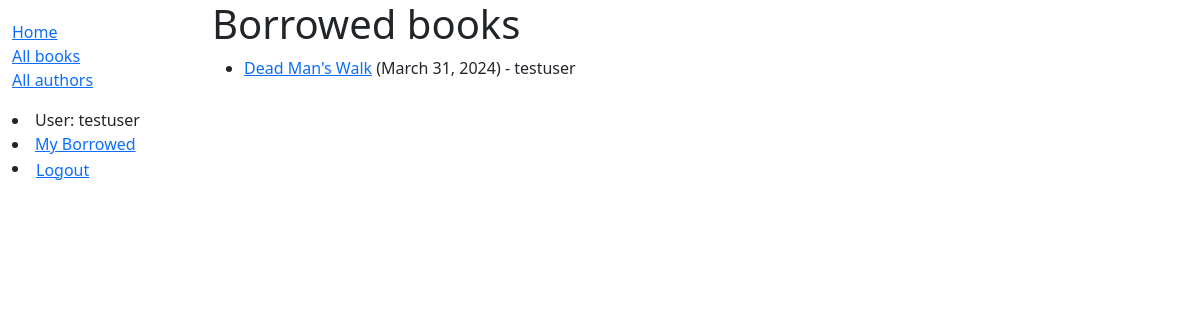
Screenshot of /catalog/allbooks/ (signed in) with the database file from the repository.
### catalog/models.py (models this page shows, shortened)
class BookInstance(models.Model):
    id = models.UUIDField(primary_key=True, default=uuid.uuid4,
                          help_text="Unique ID for this particular book across whole library")
    book = models.ForeignKey('Book', on_delete=models.RESTRICT, null=True)
    imprint = models.CharField(max_length=200)
    due_back = models.DateField(null=True, blank=True)
    borrower = models.ForeignKey(settings.AUTH_USER_MODEL, on_delete=models.SET_NULL, null=True, blank=True)
    LOAN_STATUS = (
        ('m', 'Maintenance'),
        ('o', 'On loan'),
        ('a', 'Available'),
        ('r', 'Reserved'),
    )
    status = models.CharField(
        max_length=1,
        choices=LOAN_STATUS,
        blank=True,
        default='m',
        help_text='Book availability',
    )
    class Meta:
        ordering = ['due_back']
        permissions = (("can_mark_returned", "Set book as returned"),)

class Book(models.Model):
    title = models.CharField(max_length=200)
    author = models.ForeignKey('Author', on_delete=models.RESTRICT, null=True)
    summary = models.TextField(
        max_length=1000, help_text="Enter a brief description of the book")
    isbn = models.CharField('ISBN', max_length=13,
                            unique=True,
                            help_text='13 Character <a href="https://www.isbn-international.org/content/what-isbn'
                                      '">ISBN number</a>')
    genre = models.ManyToManyField(
        Genre, help_text="Select a genre for this book")
    language = models.ForeignKey('Language', on_delete=models.RESTRICT, null=True)
    def display_genre(self):
        """Create a string for the Genre. This is required to display genre in Admin."""
        return ', '.join(genre.name for genre in self.genre.all()[:3])
    display_genre.short_description = 'Genre'

### catalog/views.py (the view)
# urls.py: path('allbooks/', views.LoanedBooksByAllUsersListView.as_view(), name='all-borrowed'),
class LoanedBooksByAllUsersListView(LoginRequiredMixin,generic.ListView):
    model = BookInstance
    template_name = 'catalog/bookinstance_list_borrowed_all_user.html'
    paginate_by = 10
    def get_queryset(self):
        return (
            BookInstance.objects.filter(status__exact='o')
            .filter(status__exact='o')
            .order_by('due_back')
        )

### catalog/templates/catalog/bookinstance_list_borrowed_all_user.html (shortened to what this page needs)
{% extends "base_generic.html" %}
{% block content %}
    <h1>Borrowed books</h1>
    {% if bookinstance_list %}
        <ul>
            {% for bookinst in bookinstance_list %}
                <li class="{% if bookinst.is_overdue %}text-danger{% endif %}">
                    <a href="{% url 'book-detail' bookinst.book.pk %}">{{ bookinst.book.title }}</a>
                    ({{ bookinst.due_back }}) - {{ bookinst.borrower }}
                </li>
            {% endfor %}
        </ul>
    {% else %}
        <p>There are no books borrowed.</p>
    {% endif %}
{% endblock %}

### catalog/templates/base_generic.html (shortened to what this page needs)
<!DOCTYPE html>
<html lang="en">
<head>
    <link href="https://cdn.jsdelivr.net/npm/bootstrap@5.3.3/dist/css/bootstrap.min.css"
          rel="stylesheet"
>
    {% load static %}
    <link rel="stylesheet" href="{% static 'css/styles.css' %}"/>
</head>
<body>
<div class="container-fluid">
    <div class="row">
        <div class="col-sm-2">
            {% block sidebar %}
                <ul class="sidebar-nav">
                    <li><a href="{% url 'index' %}">Home</a></li>
                    <li><a href="{% url 'books' %}">All books</a></li>
                    <li><a href="{% url 'authors' %}">All authors</a></li>
                </ul>
                {% if user.is_authenticated %}
                    <li>User: {{ user.get_username }}</li>
                    <li><a href="{% url 'my-borrowed' %}">My Borrowed</a></li>
                    <li>
                        <form id="logout-form" method="post" action="{% url 'admin:logout' %}">
                            <button type="submit" class="btn btn-link">Logout</button>
                        </form>
                    </li>
                {% else %}
                    <li><a href="{% url 'login' %}?next={{ request.path }}">Login</a></li>
                {% endif %}
            {% endblock %}
        </div>
        <div class="col-sm-10 ">{% block content %}{% endblock %}</div>
    </div>
</div>
</body>
</html>

### catalog/static/css/styles.css (style rules this page uses)
.sidebar-nav { margin-top: 20px; padding: 0; list-style: none; }
#logout-form { display: inline; }
#logout-form button { padding: 0; margin: 0; }

### rows the page displays
BookInstance: book "Dead Man's Walk", due_back "March 31, 2024", borrower "testuser"

### other values shown
{{ user.get_username }} "testuser"
